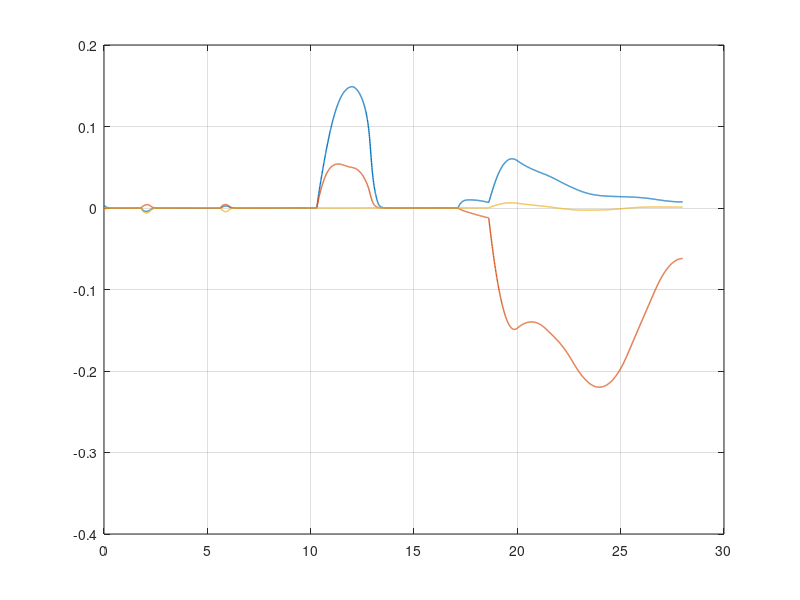
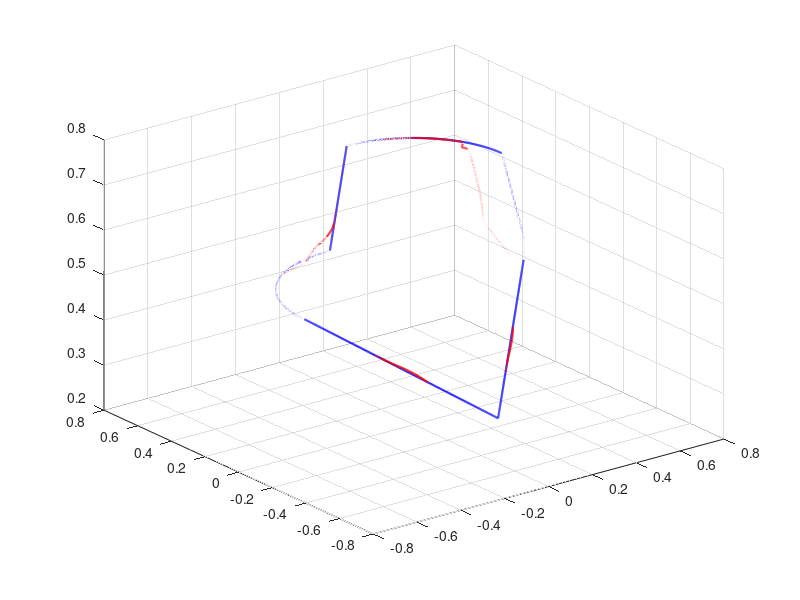
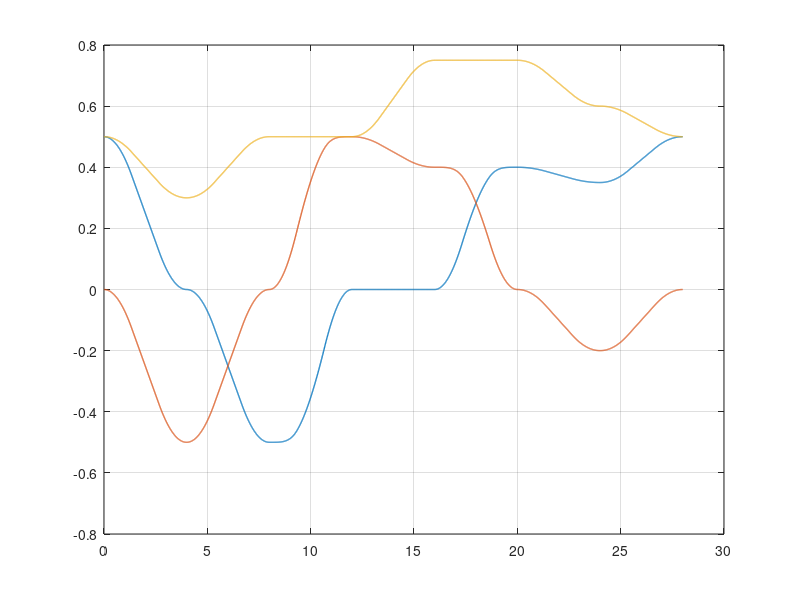
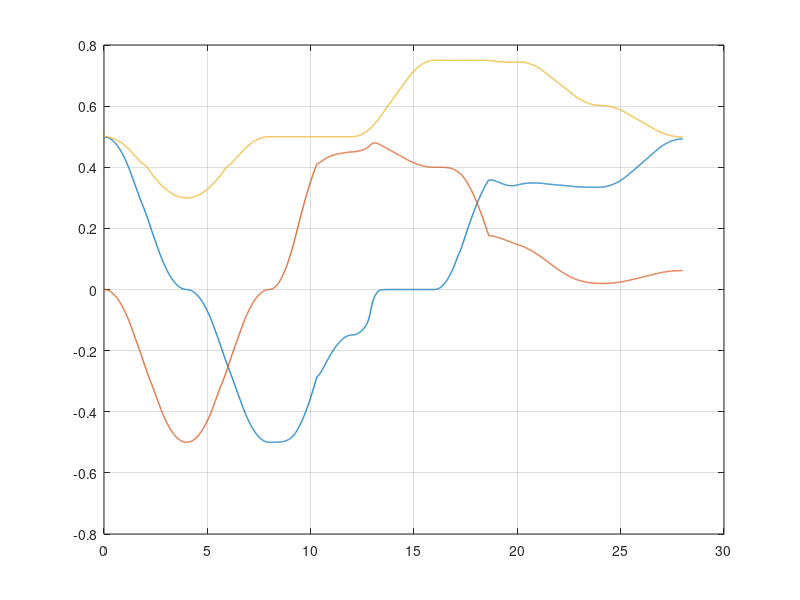

Source code (MATLAB) for these figures, in order:
clc ;
clear ;
close all;
%% prova def

% nomefile2 = fopen ( 'time.txt' , 'r');
% time = fscanf ( nomefile2 , '%f ' , [1 inf] );
% time=time';
% fclose(nomefile2);

% Importa i dati dal file di testohh
% eo = importdata('ERRORE_CLIK_or.txt');
ep = importdata('ERRORE_CLIK_pos.txt');
Pd = importdata('xd.txt');
Pe = importdata('xe.txt');
t=linspace(0,28,length(ep));

%% plot
figure()
plot(t,ep,'LineWidth',1)
grid("on")

% figure()
% plot(t,eo,'LineWidth',1)
% grid("on")

figure
plot3(Pd(:,1),Pd(:,2),Pd(:,3),'b','LineWidth',1.5)
hold on
plot3(Pe(:,1),Pe(:,2),Pe(:,3),'r','LineWidth',1.5)
hold on
grid("on")
 

figure()
plot(t,Pd,'LineWidth',1)
grid("on")
figure()
plot(t,Pe,'LineWidth',1)
grid("on")




